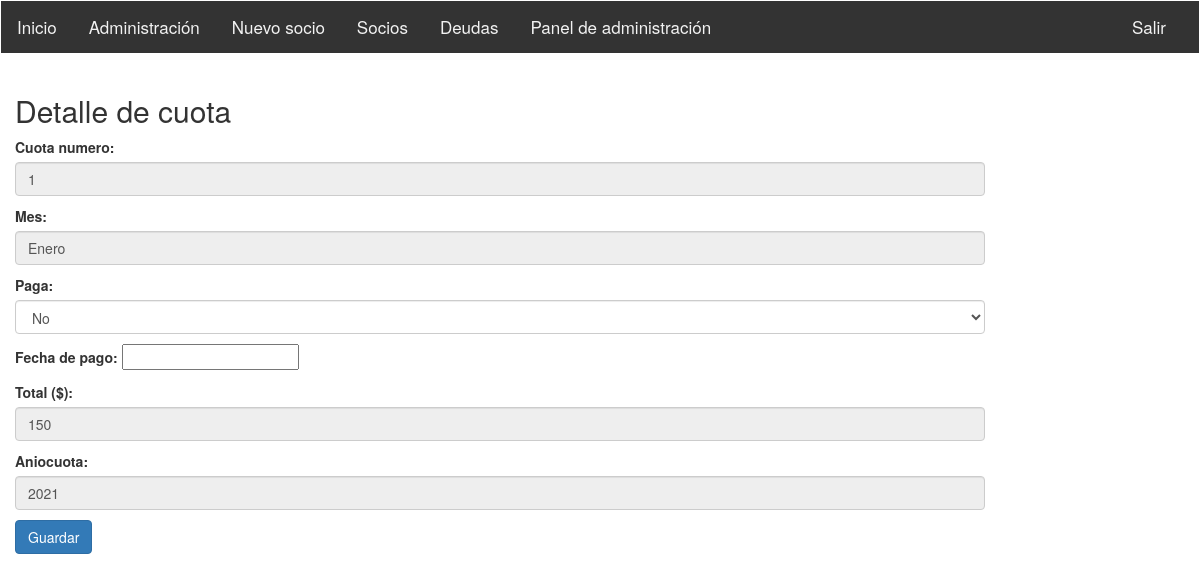
The page /sistemasocioscap/cuota_view/85/16/ (signed in) on the database its author committed.
### sistemasocioscap/models.py (models this page shows)
class Cuota(models.Model):
	"""docstring for Cuota"""
	nrocuota = models.CharField (max_length = 200)
	mes = models.CharField (max_length = 200, null=True, blank=True)
	pago = models.CharField(max_length=32,choices=[('si', 'Si'),('no', 'No')], default="",null = True, blank=True)
	fecha_pago = models.DateField(null=True, blank=True)
	total = models.IntegerField (null=True)
	aniocuota = models.CharField (max_length = 200,null=True, blank=True)
	registro = models.ForeignKey('RegistroPagos', on_delete=models.SET_NULL, null=True, blank=True)
	socio = models.ForeignKey('Socio', on_delete=models.SET_NULL, null=True, blank=True)
	def __str__(self):
    		return self.nrocuota
  	def get_absolute_url(self):
    		return reverse ('cuota-detail', args=[str(self.id)])

### sistemasocioscap/views.py (the view)
# urls.py: url(r'^cuota_view/(?P<id_cuota>\d+)/(?P<id_socio>(\d+))/$', login_required(views.cuota_view), name='cuota_view'),
def cuota_view(request,id_cuota, id_socio):
    cuota = Cuota.objects.get(id = id_cuota)
    socio = Socio.objects.get(id = id_socio)
    if request.method == 'GET':
        form = CuotaForm(instance = cuota)
    else:
        form = CuotaForm(request.POST,instance = cuota)
        if form.is_valid():
            form.save()
        return redirect('socio_detail',id_socio = id_socio)
    return render(request, 'cuota_form.html',{'form': form})

### sistemasocioscap/forms.py
class CuotaForm(forms.ModelForm):
	class Meta:
		model = Cuota
		fields = [
			'nrocuota',
			'mes',
			'pago',
			'fecha_pago',
			'total',
			'aniocuota',
		]
		labels = {
			'nrocuota': 'Cuota numero:',
			'mes': 'Mes',
			'pago': 'Paga',
			'fecha_pago': 'Fecha de pago',
			'total':'Total ($)',
			'anio_cuota':'Year'
		}
		widgets = {
			'nrocuota': forms.TextInput(attrs={'class':'form-control','readonly':'readonly'}),
			'mes': forms.TextInput(attrs={'class':'form-control','readonly':'readonly'}),
			'pago': forms.Select(attrs={'class':'form-control'}),
			'fecha_pago': forms.DateInput(attrs={'readonly':'readonly'}),
			'nrosocio': forms.TextInput(attrs={'class':'form-control'}),
			'total': forms.TextInput(attrs={'class':'form-control','readonly':'readonly'}),
			'aniocuota': forms.TextInput(attrs={'class':'form-control','readonly':'readonly'}),
		}

### sistemasocioscap/templates/cuota_form.html (shortened to what this page needs)
{% extends "base_generic.html" %}
{% block content %}
<h2>Detalle de cuota</h2>
<form method="post">
	{{ form.as_p }}
	<button class="btn btn-primary" type="submit">Guardar</button>
</form>
{% endblock %}

### rows shown on the page
Cuota: nrocuota "1", mes "Enero", pago "No", total "150", aniocuota "2021"
